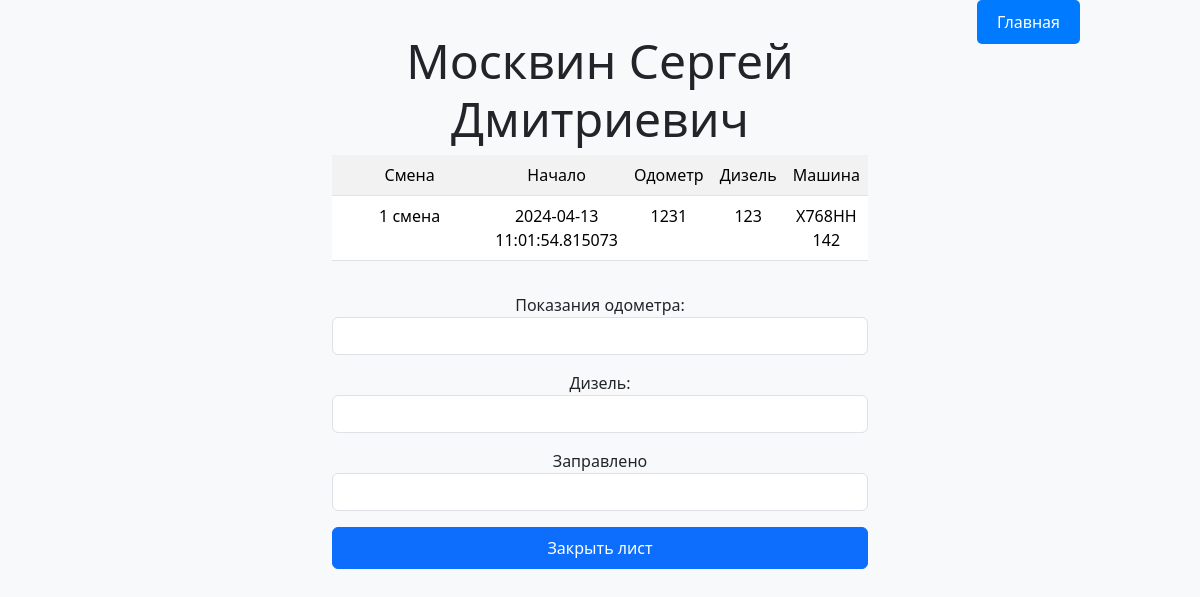
The page /close/3 on the database its author committed.
### models.py (models this page shows, shortened)
class Workers(db.Model):
    __tablename__ = "Workers"
    id = db.Column(db.Integer, primary_key=True, autoincrement=True)
    last_name = db.Column(db.String(300), nullable=False)
    first_name = db.Column(db.String(300), nullable=False)
    surname = db.Column(db.String(300), nullable=False)
    tabel = db.Column(db.String(300), nullable=False)
    snils = db.Column(db.String(300), nullable=False)
    license_number = db.Column(db.String(300), nullable=False)
    license_date = db.Column(db.DateTime, nullable=False)
    key = db.Column(db.String(300), nullable=False)

class Shifts(db.Model):
    __tablename__ = "Shifts"
    id = db.Column(db.Integer, primary_key=True, autoincrement=True)
    type = db.Column(db.String(300), nullable=False)
    date_started = db.Column(db.DateTime, default=datetime.utcnow)
    date_ended = db.Column(db.DateTime,  nullable=True, default=None)
    odometer_start = db.Column(db.Integer, nullable=False)
    diesel_start = db.Column(db.Integer, nullable=False)
    odometer_end = db.Column(db.Integer, nullable=True, default=None)
    diesel_end = db.Column(db.Integer, nullable=True, default=None)
    refill = db.Column(db.Integer, nullable=True, default=None)
    employer_id = db.Column(db.Integer, db.ForeignKey('Workers.id'))
    vehicle_id = db.Column(db.Integer, db.ForeignKey('Vehicles.id'))

class Vehicles(db.Model):
    __tablename__ = "Vehicles"
    id = db.Column(db.Integer, primary_key=True, autoincrement=True)
    model = db.Column(db.String(300), nullable=False)
    plate = db.Column(db.String(300), nullable=False)

### routes.py (the view)
@app.route('/close/<int:id>', methods=['POST', 'GET'])
def close_shift(id):
    shift = Shifts.query.get(id)
    worker = Workers.query.get(shift.employer_id)
    car = Vehicles.query.get(shift.vehicle_id)
    if request.method == "POST":
        try:
            shift.odometer_end = request.form['odometer']
            shift.diesel_end = request.form['fuel']
            shift.refill = request.form['refill']
            shift.date_ended = datetime.now()
            db.session.commit()
        except Exception as e:
            print("Ошибка:", str(e))
        return redirect(url_for("enter"))
    else:
        return render_template('close_shift.html', shift=shift, worker=worker, car=car)

### templates/close_shift.html (shortened to what this page needs)
{% extends 'base.html' %}
{% block body %}
<div class="cover-container d-flex w-100 h-100 p-3 mx-auto flex-column justify-content-center">
    <h1 class="display-5">{{ worker.last_name }} {{ worker.first_name }} {{ worker.surname }}</h1>
    <div class="mb-3">
        <table class="table table-Secondary table-striped">
            <tr class="table table-Secondary table-striped">
                <td class="table table-Secondary table-striped">Смена</td>
                <td class="table table-Secondary table-striped">Начало</td>
                <td class="table table-Secondary table-striped">Одометр</td>
                <td class="table table-Secondary table-striped">Дизель</td>
                <td class="table table-Secondary table-striped">Машина</td>
            </tr>
            <tr class="table table-Secondary table-striped">
                <td class="table table-Secondary table-striped">{{ shift.type }}</td>
                <td class="table table-Secondary table-striped">{{ shift.date_started }}</td>
                <td class="table table-Secondary table-striped">{{ shift.odometer_start }}</td>
                <td class="table table-Secondary table-striped">{{ shift.diesel_start }}</td>
                <td class="table table-Secondary table-striped">{{ car.plate }}</td>
            </tr>
        </table>
    </div>
    <div class="mb-3">
        <form method="POST" action="/close/{{ shift.id }}" id="closeForm">
            <div class="mb-3">
                <label for="odometer">Показания одометра:</label>
                <input type="text" class="form-control InputPole" id="odometer" name="odometer">
            </div>
            <div class="mb-3">
                <label for="fuel">Дизель:</label>
                <input type="text" class="form-control InputPole" id="fuel" name="fuel">
            </div>
            <div class="mb-3">
                <label for="refill">Заправлено</label>
                <input type="text" class="form-control InputPole" id="refill" name="refill">
            </div>
            <div class="mb-3">
                <input class="btn btn-primary w-100 py-2" type="submit" value="Закрыть лист">
            </div>
        </form>
    </div>
</div>
{% endblock %}

### rows shown on the page
Workers: last_name "Москвин", first_name "Сергей", surname "Дмитриевич"
Shifts: type "1 смена", date_started "2024-04-13 11:01:54.815073", odometer_start "1231", diesel_start "123"
Vehicles: plate "Х768НН 142"
